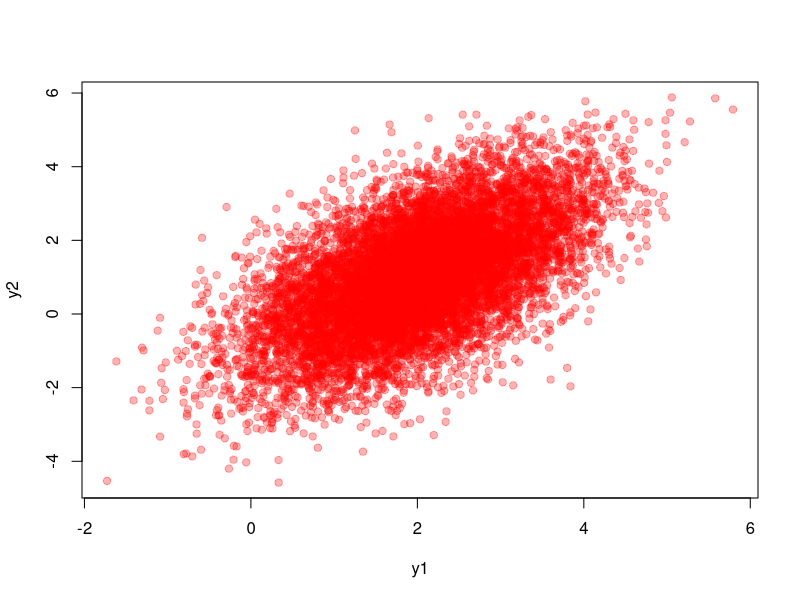

The R script that drew this image:
## Exercici 1

cols <- c("A", "B", "C")
rows <- paste0("P", 1:6, sep='')
dt <- matrix(c(0.130, 0.11, 0.09,
               0.105, 0.065, 0.08,
               0.07, 0.035, 0.045,
               0.08, 0.04, 0.08,
               0.01, 0.02, 0.02,
               0.005, 0.01, 0.005), ncol=3, byrow=T)
colnames(dt) <- cols
rownames(dt) <- rows
rowSums(dt) # marginal distributions of rows
colSums(dt) # marginal distributions of cols

# conditional probabilities given columns
t(t(dt) / colSums(dt))

## Exercici 5

# generem el que es demana
n <- 10000
x1 <- rnorm(n)
x2 <- rnorm(n)
X <- cbind(x1, x2)

# c)
y1_ <- function(x1, mu1, sigma1){
  mu1 + sigma1 * x1
}

y2_ <- function(x1, x2, mu2, sigma2, rho){
  mu2 + sigma2 * (rho*x1 + sqrt(1-rho**2)*x2)
}

# parameter definition
mu <- c(2, 1)
sigma1 <- 1
sigma2 <- 1.5
rho <- 0.6
Y <- cbind(y1_(X[,1], mu[1], sigma1), y2_(X[,1], X[,2], mu[2], sigma2,rho))

colMeans(Y)


N2 <- X
transform <- function(x,mu1,mu2,s1,s2,rho){
   y1 <- mu1 + s1*x[1]
 y2 <- mu2 + s2*rho*x[1] + s2*sqrt(1-rho^2)*x[2]
 c(y1,y2)
}
N2Y <- t(apply(N2,1,transform,mu1=2,mu2=1,s1=1,s2=1.5,rho=0.6))  
colnames(N2Y) <- c("y1","y2")
plot(N2Y, pch=19, col=rgb(1,0,0,alpha = 0.3))
max(abs(Y - N2Y))
